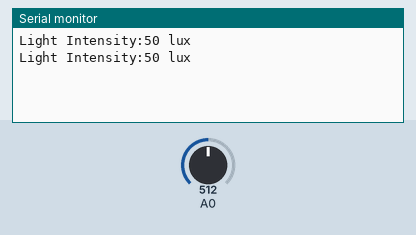
Recording of a sketch running on a simulated Arduino Uno, built with avr-gcc and run on an emulated ATmega328P. Parts: the last lines printed to the serial monitor. Inputs (shaded band) come from the test bench; at power-on: A0 = 512.

Above: at 1.8 s.
1.9 s: A0 set to 716
At 2.8 s:
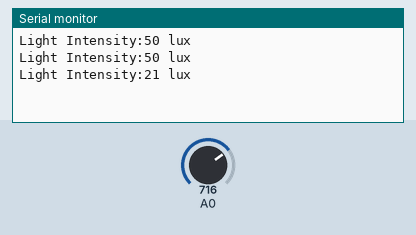
3.4 s: A0 set to 900
At 4.6 s:
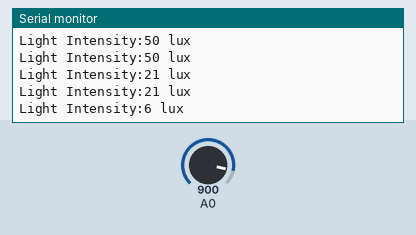
Timing chart, 0 to 6.4 s (numbered marks = the images above; inputs shaded):
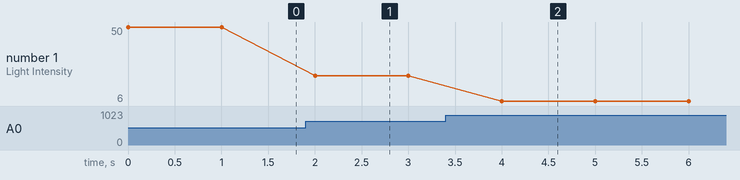

Measured:
- after the input at 1.9 s, the serial monitor: prints a new line after 0.10 s (image 1)
- after the input at 3.4 s, the serial monitor: prints a new line after 0.60 s (image 2)
- plotted number 1: 50 → 21 after the input at 1.9 s, 21 → 6 after the input at 3.4 s

The sketch:

LightIntensity.ino
```cpp
//Arduino Sketch to calculate the intensity of light using a photo-resistor sensor KY018


double calcLightIntensity(int AnVal, int Resistor){

  double Vout= AnVal*0.0048828125;
  int lux=((2500/Vout-500)/Resistor);
  return lux;
  }

void setup() {
  // put your setup code here, to run once:
  Serial.begin(9600);
}

void loop() {
  // put your main code here, to run repeatedly:

   int analogVal = analogRead(A0); //read values from A0
   int Resistance= 10; //I am using a 10k ohms resistor

   Serial.print("Light Intensity:");
   Serial.print(int(calcLightIntensity(analogVal, Resistance )));
   Serial.println(" lux");
   delay(1000);

}
```
